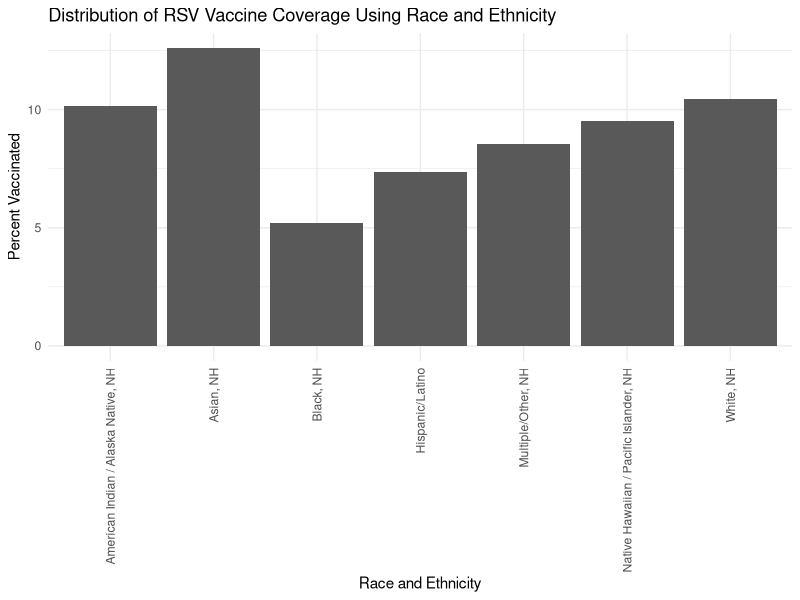

Here is the R script that generated this plot:
## ---- chunk 1
#Loading packages
library(tidyverse) #This includes ggplot2, tidyr, readr, dplyr, stringr, purr, forcats
library(knitr)
library(here)
library(dplyr)
library(tidyr)
library(skimr)
library(ggplot2)
library(kableExtra) #This is used to build common complex tables and manipulate table styles. 

#Reading in the csv file
cdcdata <- read_csv(here("cdcdata-exercise", "Weekly_Respiratory_Syncytial_Virus__RSV__Vaccination_Coverage_among_Pregnant_Persons_by_Race_and_Ethnicity_20240207.csv"))

#Checking the packaging (displaying first and last few rows of data)
nrow(cdcdata)
ncol(cdcdata)

#Showing the structure
str(cdcdata)

#Get column names
colnames(cdcdata)
## ---- chunk 2
#Examining data again 
head(cdcdata)

#Filtering Unknown in Column Race and Ethnicity
clean_cdc_data <- cdcdata %>%
  filter(!`Race and Ethnicity` %in% c("Unknown","Overall"))

# Print the filtered data
print(clean_cdc_data)

# Explore clean_cdc_data
head(clean_cdc_data)

## ---- chunk 3
# Seeing if I can identify overall population of of pregnant persons aged 18-49 years
cdcdata1 <- clean_cdc_data %>%
 group_by(`Race and Ethnicity`) %>%
  reframe(total_denom = sum(Denominator))
print(cdcdata1)

## ---- chunk 4
# Seeing if I can compare the vaccination coverage percentage among races
clean_cdc_data <- clean_cdc_data %>%
  mutate(Numerator = Percent/ 100 * Denominator) # Used this to create a new variable with just the numerator to calculate overall proportion

cdcdata2 <- clean_cdc_data %>%
group_by(`Race and Ethnicity`) %>%
  reframe(total_denom = sum(Denominator),total_numerator = sum(Numerator), overall_percent= total_numerator/total_denom * 100)

print(cdcdata2)
## ---- chunk 5
# Creating a plot of cdcdata2

p1 <- ggplot(cdcdata2, aes(x = `Race and Ethnicity`, y = overall_percent)) + geom_bar(stat = "identity", position = "dodge") +
labs(title = "Distribution of RSV Vaccine Coverage Using Race and Ethnicity", x = "Race and Ethnicity", y = "Percent Vaccinated") +  
guides(x =  guide_axis(angle = 90)) +
theme_minimal()    

p1
